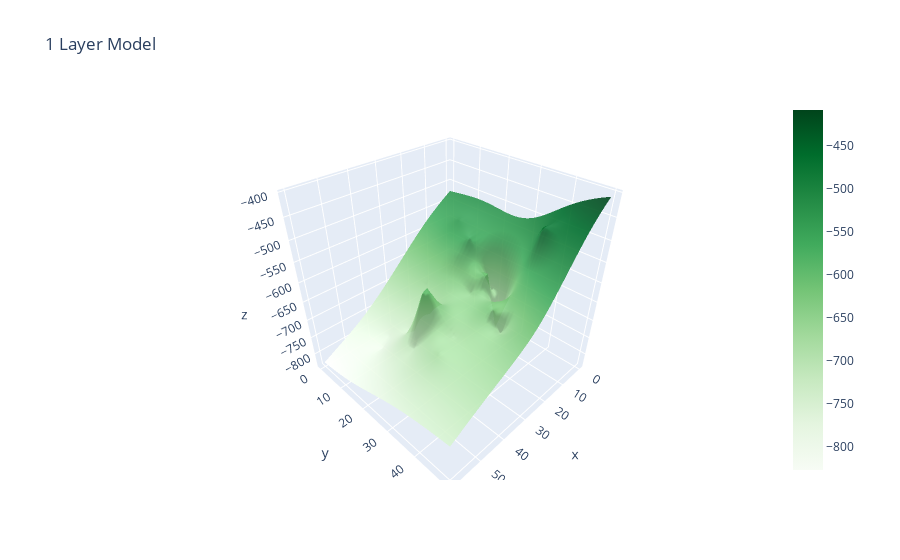

Notebook code cell kept with this figure:
### Code cell
import plotly.graph_objects as go

fig = go.Figure(
    data=[
        go.Surface(
            z=inv_layers[active_layer]["grid"].values,
            colorscale="Greens",
            opacity=0.9,
            colorbar_x=0.95,
        ),
    ],
)

camera = dict(eye=dict(x=1, y=1, z=1))

fig.update_layout(
    title="1 Layer Model",
    scene_aspectmode="manual",
    scene_aspectratio=dict(x=1, y=1, z=1),
)

fig.show()

### Figure 1 — Plotly figure (JSON) as saved in the notebook; plotly's stock layout.template omitted (floating-point values rounded to 4 significant figures; data arrays with more than 128 entries replaced by an {"elided": "..."} marker saying what was removed)
{"data": [{"colorbar": {"x": 0.95}, "colorscale": [[0, "rgb(247,252,245)"], [0.125, "rgb(229,245,224)"], [0.25, "rgb(199,233,192)"], [0.375, "rgb(161,217,155)"], [0.5, "rgb(116,196,118)"], [0.625, "rgb(65,171,93)"], [0.75, "rgb(35,139,69)"], [0.875, "rgb(0,109,44)"], [1, "rgb(0,68,27)"]], "opacity": 0.9, "type": "surface", "z": {"elided": "51x61 float values"}}], "layout": {"scene": {"aspectmode": "manual", "aspectratio": {"x": 1, "y": 1, "z": 1}}, "title": {"text": "1 Layer Model"}}}
